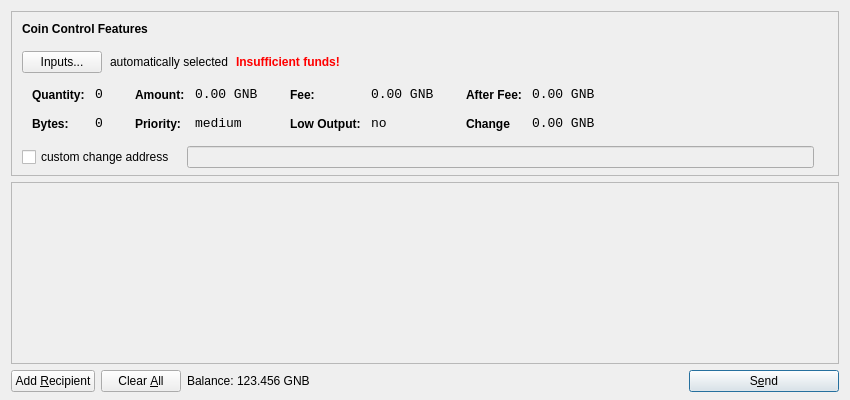
<?xml version="1.0" encoding="UTF-8"?>
<ui version="4.0">
 <class>SendCoinsDialog</class>
 <widget class="QDialog" name="SendCoinsDialog">
  <property name="geometry">
   <rect>
    <x>0</x>
    <y>0</y>
    <width>850</width>
    <height>400</height>
   </rect>
  </property>
  <property name="windowTitle">
   <string>Send Coins</string>
  </property>
  <layout class="QVBoxLayout" name="verticalLayout" stretch="0,1,0">
   <property name="bottomMargin">
    <number>8</number>
   </property>
   <item>
    <widget class="QFrame" name="frameCoinControl">
     <property name="sizePolicy">
      <sizepolicy hsizetype="Expanding" vsizetype="Expanding">
       <horstretch>0</horstretch>
       <verstretch>0</verstretch>
      </sizepolicy>
     </property>
     <property name="maximumSize">
      <size>
       <width>16777215</width>
       <height>16777215</height>
      </size>
     </property>
     <property name="frameShape">
      <enum>QFrame::StyledPanel</enum>
     </property>
     <property name="frameShadow">
      <enum>QFrame::Sunken</enum>
     </property>
     <layout class="QVBoxLayout" name="verticalLayoutCoinControl2">
      <property name="spacing">
       <number>-1</number>
      </property>
      <property name="leftMargin">
       <number>0</number>
      </property>
      <property name="topMargin">
       <number>0</number>
      </property>
      <property name="rightMargin">
       <number>0</number>
      </property>
      <property name="bottomMargin">
       <number>6</number>
      </property>
      <item>
       <layout class="QVBoxLayout" name="verticalLayoutCoinControl" stretch="0,0,0,0,1">
        <property name="spacing">
         <number>0</number>
        </property>
        <property name="leftMargin">
         <number>10</number>
        </property>
        <property name="topMargin">
         <number>10</number>
        </property>
        <item>
         <layout class="QHBoxLayout" name="horizontalLayoutCoinControl1">
          <property name="bottomMargin">
           <number>15</number>
          </property>
          <item>
           <widget class="QLabel" name="labelCoinControlFeatures">
            <property name="sizePolicy">
             <sizepolicy hsizetype="Preferred" vsizetype="Maximum">
              <horstretch>0</horstretch>
              <verstretch>0</verstretch>
             </sizepolicy>
            </property>
            <property name="font">
             <font>
              <weight>75</weight>
              <bold>true</bold>
             </font>
            </property>
            <property name="styleSheet">
             <string notr="true">font-weight:bold;</string>
            </property>
            <property name="text">
             <string>Coin Control Features</string>
            </property>
           </widget>
          </item>
         </layout>
        </item>
        <item>
         <layout class="QHBoxLayout" name="horizontalLayoutCoinControl2" stretch="0,0,0,0">
          <property name="spacing">
           <number>8</number>
          </property>
          <property name="bottomMargin">
           <number>10</number>
          </property>
          <item>
           <widget class="QPushButton" name="pushButtonCoinControl">
            <property name="styleSheet">
             <string notr="true"/>
            </property>
            <property name="text">
             <string>Inputs...</string>
            </property>
           </widget>
          </item>
          <item>
           <widget class="QLabel" name="labelCoinControlAutomaticallySelected">
            <property name="text">
             <string>automatically selected</string>
            </property>
            <property name="margin">
             <number>5</number>
            </property>
           </widget>
          </item>
          <item>
           <widget class="QLabel" name="labelCoinControlInsuffFunds">
            <property name="font">
             <font>
              <weight>75</weight>
              <bold>true</bold>
             </font>
            </property>
            <property name="styleSheet">
             <string notr="true">color:red;font-weight:bold;</string>
            </property>
            <property name="text">
             <string>Insufficient funds!</string>
            </property>
            <property name="margin">
             <number>5</number>
            </property>
           </widget>
          </item>
          <item>
           <spacer name="horizontalSpacerCoinControl">
            <property name="orientation">
             <enum>Qt::Horizontal</enum>
            </property>
            <property name="sizeHint" stdset="0">
             <size>
              <width>40</width>
              <height>1</height>
             </size>
            </property>
           </spacer>
          </item>
         </layout>
        </item>
        <item>
         <widget class="QWidget" name="widgetCoinControl" native="true">
          <property name="sizePolicy">
           <sizepolicy hsizetype="Preferred" vsizetype="Preferred">
            <horstretch>0</horstretch>
            <verstretch>0</verstretch>
           </sizepolicy>
          </property>
          <property name="minimumSize">
           <size>
            <width>0</width>
            <height>0</height>
           </size>
          </property>
          <property name="styleSheet">
           <string notr="true"/>
          </property>
          <layout class="QHBoxLayout" name="horizontalLayoutCoinControl5">
           <property name="margin">
            <number>0</number>
           </property>
           <item>
            <layout class="QHBoxLayout" name="horizontalLayoutCoinControl3" stretch="0,0,0,1">
             <property name="spacing">
              <number>20</number>
             </property>
             <property name="topMargin">
              <number>0</number>
             </property>
             <property name="bottomMargin">
              <number>10</number>
             </property>
             <item>
              <layout class="QFormLayout" name="formLayoutCoinControl1">
               <property name="horizontalSpacing">
                <number>10</number>
               </property>
               <property name="verticalSpacing">
                <number>14</number>
               </property>
               <property name="leftMargin">
                <number>10</number>
               </property>
               <property name="topMargin">
                <number>4</number>
               </property>
               <property name="rightMargin">
                <number>6</number>
               </property>
               <item row="0" column="0">
                <widget class="QLabel" name="labelCoinControlQuantityText">
                 <property name="styleSheet">
                  <string notr="true">font-weight:bold;</string>
                 </property>
                 <property name="text">
                  <string>Quantity:</string>
                 </property>
                 <property name="margin">
                  <number>0</number>
                 </property>
                </widget>
               </item>
               <item row="0" column="1">
                <widget class="QLabel" name="labelCoinControlQuantity">
                 <property name="font">
                  <font>
                   <family>Monospace</family>
                   <pointsize>10</pointsize>
                  </font>
                 </property>
                 <property name="cursor">
                  <cursorShape>IBeamCursor</cursorShape>
                 </property>
                 <property name="contextMenuPolicy">
                  <enum>Qt::ActionsContextMenu</enum>
                 </property>
                 <property name="text">
                  <string>0</string>
                 </property>
                 <property name="margin">
                  <number>0</number>
                 </property>
                 <property name="textInteractionFlags">
                  <set>Qt::LinksAccessibleByMouse|Qt::TextSelectableByKeyboard|Qt::TextSelectableByMouse</set>
                 </property>
                </widget>
               </item>
               <item row="1" column="0">
                <widget class="QLabel" name="labelCoinControlBytesText">
                 <property name="styleSheet">
                  <string notr="true">font-weight:bold;</string>
                 </property>
                 <property name="text">
                  <string>Bytes:</string>
                 </property>
                </widget>
               </item>
               <item row="1" column="1">
                <widget class="QLabel" name="labelCoinControlBytes">
                 <property name="font">
                  <font>
                   <family>Monospace</family>
                   <pointsize>10</pointsize>
                  </font>
                 </property>
                 <property name="cursor">
                  <cursorShape>IBeamCursor</cursorShape>
                 </property>
                 <property name="contextMenuPolicy">
                  <enum>Qt::ActionsContextMenu</enum>
                 </property>
                 <property name="text">
                  <string>0</string>
                 </property>
                 <property name="textInteractionFlags">
                  <set>Qt::LinksAccessibleByMouse|Qt::TextSelectableByKeyboard|Qt::TextSelectableByMouse</set>
                 </property>
                </widget>
               </item>
              </layout>
             </item>
             <item>
              <layout class="QFormLayout" name="formLayoutCoinControl2">
               <property name="horizontalSpacing">
                <number>10</number>
               </property>
               <property name="verticalSpacing">
                <number>14</number>
               </property>
               <property name="leftMargin">
                <number>6</number>
               </property>
               <property name="topMargin">
                <number>4</number>
               </property>
               <property name="rightMargin">
                <number>6</number>
               </property>
               <item row="0" column="0">
                <widget class="QLabel" name="labelCoinControlAmountText">
                 <property name="styleSheet">
                  <string notr="true">font-weight:bold;</string>
                 </property>
                 <property name="text">
                  <string>Amount:</string>
                 </property>
                 <property name="margin">
                  <number>0</number>
                 </property>
                </widget>
               </item>
               <item row="0" column="1">
                <widget class="QLabel" name="labelCoinControlAmount">
                 <property name="font">
                  <font>
                   <family>Monospace</family>
                   <pointsize>10</pointsize>
                  </font>
                 </property>
                 <property name="cursor">
                  <cursorShape>IBeamCursor</cursorShape>
                 </property>
                 <property name="contextMenuPolicy">
                  <enum>Qt::ActionsContextMenu</enum>
                 </property>
                 <property name="text">
                  <string>0.00 GNB</string>
                 </property>
                 <property name="textInteractionFlags">
                  <set>Qt::LinksAccessibleByMouse|Qt::TextSelectableByKeyboard|Qt::TextSelectableByMouse</set>
                 </property>
                </widget>
               </item>
               <item row="1" column="0">
                <widget class="QLabel" name="labelCoinControlPriorityText">
                 <property name="styleSheet">
                  <string notr="true">font-weight:bold;</string>
                 </property>
                 <property name="text">
                  <string>Priority:</string>
                 </property>
                </widget>
               </item>
               <item row="1" column="1">
                <widget class="QLabel" name="labelCoinControlPriority">
                 <property name="font">
                  <font>
                   <family>Monospace</family>
                   <pointsize>10</pointsize>
                  </font>
                 </property>
                 <property name="cursor">
                  <cursorShape>IBeamCursor</cursorShape>
                 </property>
                 <property name="contextMenuPolicy">
                  <enum>Qt::ActionsContextMenu</enum>
                 </property>
                 <property name="text">
                  <string>medium</string>
                 </property>
                 <property name="textInteractionFlags">
                  <set>Qt::LinksAccessibleByMouse|Qt::TextSelectableByKeyboard|Qt::TextSelectableByMouse</set>
                 </property>
                </widget>
               </item>
              </layout>
             </item>
             <item>
              <layout class="QFormLayout" name="formLayoutCoinControl3">
               <property name="horizontalSpacing">
                <number>10</number>
               </property>
               <property name="verticalSpacing">
                <number>14</number>
               </property>
               <property name="leftMargin">
                <number>6</number>
               </property>
               <property name="topMargin">
                <number>4</number>
               </property>
               <property name="rightMargin">
                <number>6</number>
               </property>
               <item row="0" column="0">
                <widget class="QLabel" name="labelCoinControlFeeText">
                 <property name="styleSheet">
                  <string notr="true">font-weight:bold;</string>
                 </property>
                 <property name="text">
                  <string>Fee:</string>
                 </property>
                 <property name="margin">
                  <number>0</number>
                 </property>
                </widget>
               </item>
               <item row="0" column="1">
                <widget class="QLabel" name="labelCoinControlFee">
                 <property name="font">
                  <font>
                   <family>Monospace</family>
                   <pointsize>10</pointsize>
                  </font>
                 </property>
                 <property name="cursor">
                  <cursorShape>IBeamCursor</cursorShape>
                 </property>
                 <property name="contextMenuPolicy">
                  <enum>Qt::ActionsContextMenu</enum>
                 </property>
                 <property name="text">
                  <string>0.00 GNB</string>
                 </property>
                 <property name="textInteractionFlags">
                  <set>Qt::LinksAccessibleByMouse|Qt::TextSelectableByKeyboard|Qt::TextSelectableByMouse</set>
                 </property>
                </widget>
               </item>
               <item row="1" column="0">
                <widget class="QLabel" name="labelCoinControlLowOutputText">
                 <property name="styleSheet">
                  <string notr="true">font-weight:bold;</string>
                 </property>
                 <property name="text">
                  <string>Low Output:</string>
                 </property>
                </widget>
               </item>
               <item row="1" column="1">
                <widget class="QLabel" name="labelCoinControlLowOutput">
                 <property name="font">
                  <font>
                   <family>Monospace</family>
                   <pointsize>10</pointsize>
                  </font>
                 </property>
                 <property name="cursor">
                  <cursorShape>IBeamCursor</cursorShape>
                 </property>
                 <property name="contextMenuPolicy">
                  <enum>Qt::ActionsContextMenu</enum>
                 </property>
                 <property name="text">
                  <string>no</string>
                 </property>
                 <property name="textInteractionFlags">
                  <set>Qt::LinksAccessibleByMouse|Qt::TextSelectableByKeyboard|Qt::TextSelectableByMouse</set>
                 </property>
                </widget>
               </item>
              </layout>
             </item>
             <item>
              <layout class="QFormLayout" name="formLayoutCoinControl4">
               <property name="horizontalSpacing">
                <number>10</number>
               </property>
               <property name="verticalSpacing">
                <number>14</number>
               </property>
               <property name="leftMargin">
                <number>6</number>
               </property>
               <property name="topMargin">
                <number>4</number>
               </property>
               <property name="rightMargin">
                <number>6</number>
               </property>
               <item row="0" column="0">
                <widget class="QLabel" name="labelCoinControlAfterFeeText">
                 <property name="styleSheet">
                  <string notr="true">font-weight:bold;</string>
                 </property>
                 <property name="text">
                  <string>After Fee:</string>
                 </property>
                 <property name="margin">
                  <number>0</number>
                 </property>
                </widget>
               </item>
               <item row="0" column="1">
                <widget class="QLabel" name="labelCoinControlAfterFee">
                 <property name="font">
                  <font>
                   <family>Monospace</family>
                   <pointsize>10</pointsize>
                  </font>
                 </property>
                 <property name="cursor">
                  <cursorShape>IBeamCursor</cursorShape>
                 </property>
                 <property name="contextMenuPolicy">
                  <enum>Qt::ActionsContextMenu</enum>
                 </property>
                 <property name="text">
                  <string>0.00 GNB</string>
                 </property>
                 <property name="textInteractionFlags">
                  <set>Qt::LinksAccessibleByMouse|Qt::TextSelectableByKeyboard|Qt::TextSelectableByMouse</set>
                 </property>
                </widget>
               </item>
               <item row="1" column="0">
                <widget class="QLabel" name="labelCoinControlChangeText">
                 <property name="styleSheet">
                  <string notr="true">font-weight:bold;</string>
                 </property>
                 <property name="text">
                  <string>Change</string>
                 </property>
                </widget>
               </item>
               <item row="1" column="1">
                <widget class="QLabel" name="labelCoinControlChange">
                 <property name="font">
                  <font>
                   <family>Monospace</family>
                   <pointsize>10</pointsize>
                  </font>
                 </property>
                 <property name="cursor">
                  <cursorShape>IBeamCursor</cursorShape>
                 </property>
                 <property name="contextMenuPolicy">
                  <enum>Qt::ActionsContextMenu</enum>
                 </property>
                 <property name="text">
                  <string>0.00 GNB</string>
                 </property>
                 <property name="textInteractionFlags">
                  <set>Qt::LinksAccessibleByMouse|Qt::TextSelectableByKeyboard|Qt::TextSelectableByMouse</set>
                 </property>
                </widget>
               </item>
              </layout>
             </item>
            </layout>
           </item>
          </layout>
         </widget>
        </item>
        <item>
         <layout class="QHBoxLayout" name="horizontalLayoutCoinControl4" stretch="0,0,0">
          <property name="spacing">
           <number>12</number>
          </property>
          <property name="sizeConstraint">
           <enum>QLayout::SetDefaultConstraint</enum>
          </property>
          <property name="topMargin">
           <number>5</number>
          </property>
          <property name="rightMargin">
           <number>5</number>
          </property>
          <item>
           <widget class="QCheckBox" name="checkBoxCoinControlChange">
            <property name="text">
             <string>custom change address</string>
            </property>
           </widget>
          </item>
          <item>
           <widget class="QLineEdit" name="lineEditCoinControlChange">
            <property name="enabled">
             <bool>false</bool>
            </property>
            <property name="sizePolicy">
             <sizepolicy hsizetype="Expanding" vsizetype="Fixed">
              <horstretch>0</horstretch>
              <verstretch>0</verstretch>
             </sizepolicy>
            </property>
           </widget>
          </item>
          <item>
           <widget class="QLabel" name="labelCoinControlChangeLabel">
            <property name="sizePolicy">
             <sizepolicy hsizetype="Preferred" vsizetype="Expanding">
              <horstretch>0</horstretch>
              <verstretch>0</verstretch>
             </sizepolicy>
            </property>
            <property name="minimumSize">
             <size>
              <width>0</width>
              <height>0</height>
             </size>
            </property>
            <property name="text">
             <string/>
            </property>
            <property name="margin">
             <number>3</number>
            </property>
           </widget>
          </item>
         </layout>
        </item>
        <item>
         <spacer name="verticalSpacerCoinControl">
          <property name="orientation">
           <enum>Qt::Vertical</enum>
          </property>
          <property name="sizeHint" stdset="0">
           <size>
            <width>800</width>
            <height>1</height>
           </size>
          </property>
         </spacer>
        </item>
       </layout>
      </item>
     </layout>
    </widget>
   </item>
   <item>
    <widget class="QScrollArea" name="scrollArea">
     <property name="widgetResizable">
      <bool>true</bool>
     </property>
     <widget class="QWidget" name="scrollAreaWidgetContents">
      <property name="geometry">
       <rect>
        <x>0</x>
        <y>0</y>
        <width>830</width>
        <height>165</height>
       </rect>
      </property>
      <layout class="QVBoxLayout" name="verticalLayout_2">
       <property name="margin">
        <number>0</number>
       </property>
       <item>
        <layout class="QVBoxLayout" name="entries">
         <property name="spacing">
          <number>6</number>
         </property>
        </layout>
       </item>
       <item>
        <spacer name="verticalSpacer">
         <property name="orientation">
          <enum>Qt::Vertical</enum>
         </property>
         <property name="sizeHint" stdset="0">
          <size>
           <width>20</width>
           <height>40</height>
          </size>
         </property>
        </spacer>
       </item>
      </layout>
     </widget>
    </widget>
   </item>
   <item>
    <layout class="QHBoxLayout" name="horizontalLayout">
     <item>
      <widget class="QPushButton" name="addButton">
       <property name="toolTip">
        <string>Send to multiple recipients at once</string>
       </property>
       <property name="text">
        <string>Add &amp;Recipient</string>
       </property>
       <property name="icon">
        <iconset resource="../bitcoin.qrc">
         <normaloff>:/icons/add</normaloff>:/icons/add</iconset>
       </property>
       <property name="autoDefault">
        <bool>false</bool>
       </property>
      </widget>
     </item>
     <item>
      <widget class="QPushButton" name="clearButton">
       <property name="sizePolicy">
        <sizepolicy hsizetype="Minimum" vsizetype="Fixed">
         <horstretch>0</horstretch>
         <verstretch>0</verstretch>
        </sizepolicy>
       </property>
       <property name="toolTip">
        <string>Remove all transaction fields</string>
       </property>
       <property name="text">
        <string>Clear &amp;All</string>
       </property>
       <property name="icon">
        <iconset resource="../bitcoin.qrc">
         <normaloff>:/icons/remove</normaloff>:/icons/remove</iconset>
       </property>
       <property name="autoRepeatDelay">
        <number>300</number>
       </property>
       <property name="autoDefault">
        <bool>false</bool>
       </property>
      </widget>
     </item>
     <item>
      <layout class="QHBoxLayout" name="horizontalLayout_2">
       <property name="spacing">
        <number>3</number>
       </property>
       <item>
        <widget class="QLabel" name="label">
         <property name="sizePolicy">
          <sizepolicy hsizetype="Preferred" vsizetype="Fixed">
           <horstretch>0</horstretch>
           <verstretch>0</verstretch>
          </sizepolicy>
         </property>
         <property name="text">
          <string>Balance:</string>
         </property>
        </widget>
       </item>
       <item>
        <widget class="QLabel" name="labelBalance">
         <property name="sizePolicy">
          <sizepolicy hsizetype="Preferred" vsizetype="Fixed">
           <horstretch>0</horstretch>
           <verstretch>0</verstretch>
          </sizepolicy>
         </property>
         <property name="cursor">
          <cursorShape>IBeamCursor</cursorShape>
         </property>
         <property name="text">
          <string>123.456 GNB</string>
         </property>
         <property name="textInteractionFlags">
          <set>Qt::LinksAccessibleByMouse|Qt::TextSelectableByKeyboard|Qt::TextSelectableByMouse</set>
         </property>
        </widget>
       </item>
      </layout>
     </item>
     <item>
      <spacer name="horizontalSpacer">
       <property name="orientation">
        <enum>Qt::Horizontal</enum>
       </property>
       <property name="sizeHint" stdset="0">
        <size>
         <width>40</width>
         <height>20</height>
        </size>
       </property>
      </spacer>
     </item>
     <item>
      <widget class="QPushButton" name="sendButton">
       <property name="minimumSize">
        <size>
         <width>150</width>
         <height>0</height>
        </size>
       </property>
       <property name="toolTip">
        <string>Confirm the send action</string>
       </property>
       <property name="text">
        <string>S&amp;end</string>
       </property>
       <property name="icon">
        <iconset resource="../bitcoin.qrc">
         <normaloff>:/icons/send</normaloff>:/icons/send</iconset>
       </property>
       <property name="default">
        <bool>true</bool>
       </property>
      </widget>
     </item>
    </layout>
   </item>
  </layout>
 </widget>
 <resources>
  <include location="../bitcoin.qrc"/>
 </resources>
 <connections/>
</ui>
